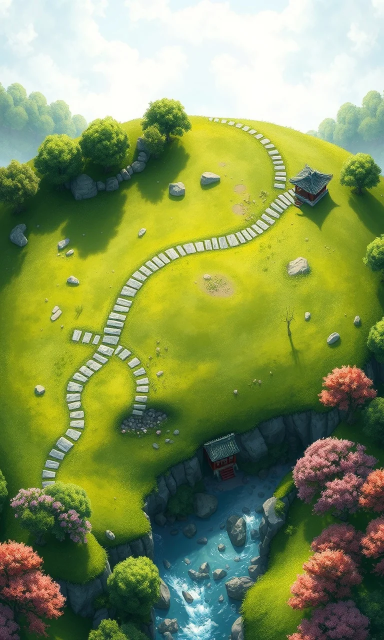
#> input picture art/scene/temple_bg.webp, 768 x 1280 px (shown at 1/2 size)
$ python -i gen_pollinations.py   (imports and definitions only)
#> lines starting #> are read from the running program, lines starting #| are printed output that depends on the picture; after the words box and inside, x2 and y2 are one past the last pixel; in counts of white or black regions, pixels touching at a corner belong together
#> further down, picture is the input picture: PIL image 768x1280 RGB; mean R, G, B 132.4, 147.8, 89.2
"""Растровий арт через Pollinations (flux). Токен лише з env POLLINATIONS_TOKEN.
  python -I gen_pollinations.py                 # усе, чого ще нема (за пріоритетом)
  python -I gen_pollinations.py hoshi -f        # ассети, чий шлях містить 'hoshi', перезаписати
  python -I gen_pollinations.py scene --seeds 3 # кілька seed -> файли *_s<seed>.ext для вибору
Спрайти: білий фон -> прозорість (flood-fill від країв + чистка ореолу) -> PNG.
Сцени: WebP.
"""
import io, os, sys, time, urllib.parse, urllib.request, urllib.error
from collections import deque
from PIL import Image, ImageFilter

ART = os.path.dirname(os.path.dirname(os.path.abspath(__file__)))
STYLE = "vibrant painterly anime gacha mobile game art, soft cel shading, bright saturated colors, clean outlines, high detail"
SPRITE = ", single object centered, full body, plain pure white background, no text, no watermark"
CHAR = ", single cute chibi character centered, full body, plain pure white background, no text, no watermark"
SCENE = ", no text, no watermark, no characters"

def P(desc, kind="sprite"):
    tail = {"sprite": SPRITE, "char": CHAR, "scene": SCENE}[kind]
    return f"{desc}, {STYLE}{tail}"

ASSETS = []  # (path, prompt, w, h, kind, seed)
def add(path, desc, w=512, h=512, kind="sprite", seed=7):
    ASSETS.append((path, P(desc, kind), w, h, kind, seed))

# 1. сцена храму
# [2 lines not run here, left out]
# 2. постройки
B = {
  "bridge": "small arched red wooden japanese bridge over a stream",
  "lanterns": "pair of japanese stone toro lanterns",
  "torii": "red japanese torii gate",
  "tree": "huge sacred tree with shimenawa rope and pink blossoms",
  "spring": "stone water basin spring with bamboo spout and lotus",
  "bell": "bronze temple bell hanging in a wooden frame with roof",
  "altar": "wooden offering altar with candles and fruit",
  "shrine": "small japanese shinto shrine building with curved roof",
}
# [3 lines not run here, left out]
# 3. бабуся Хоші
HOSHI = "kind old grandmother fox spirit kitsune, white silver fur, four fluffy tails with orange tips, red and white shrine maiden clothes, round glasses, holding a glowing paper lantern, warm smile, facing right"
# [2 lines not run here, left out]
# 4. улюбленці, їжа
PETS = {
  "fox_gather": "orange baby fox with a small basket of berries", "fox_sleepy": "sleepy blue-grey baby fox wearing a nightcap",
  "fox_luck": "light green baby fox with a four-leaf clover on its ear", "fox_star": "purple baby fox with little stars in its tail",
  "fox_fire": "red-orange baby fox whose tail tip is a living flame", "fox_nine": "glowing white baby fox with nine small tails, legendary golden aura",
  "koi_red": "cute red and white koi fish", "koi_white": "cute white koi fish with blue shimmer", "koi_gold": "cute golden koi fish with coin scales",
  "koi_sage": "cute old koi fish with long whiskers wearing glasses", "koi_moon": "cute dark blue koi fish with a crescent moon mark, glowing",
  "koi_dragon": "cute jade green koi fish with a dragon head and small horns",
}
# [1 line not run here, left out]
FOOD = {"rice": "bowl of white rice with chopsticks", "senbei": "japanese rice cracker senbei with nori", "onigiri": "triangular white onigiri rice ball wrapped with a black nori seaweed strip at the bottom, cute",
        "tempura": "shrimp tempura", "naruto": "narutomaki fish cake slice with pink spiral", "inari": "inari sushi"}
# [1 line not run here, left out]
# 5. фони поля, заставка, логотип
BG = {"kitsune": "evening japanese fox shrine courtyard, purple sky, lanterns", "sakura": "pastel pink cherry blossom garden",
      "ocean": "underwater sunlit coral reef, turquoise", "forest": "night enchanted forest with fireflies"}
# [3 lines not run here, left out]
# 6. предмети kitsune
ITEMS = ["green maple leaf with a dewdrop", "pink sakura blossom branch", "three colorful dango balls on a wooden skewer: pink, white and green, bright saturated", "glowing red paper lantern",
         "small golden shrine bell", "single simple red torii gate, solid shapes, no text, no signs", "cute white fox spirit sitting", "full moon with fox silhouette",
         "magic fox jewel with blue flame inside", "golden crown with nine fox tails"]
# [1 line not run here, left out]

# [14 lines left out: function fetch, not called in this run]

def cut_white(im, tol=30):
#> called with tol = 30
    im = im.convert("RGBA"); w, h = im.size; px = im.load()
#> after `w, h = im.size`: w = 768; h = 1280
    near = lambda c: min(c[:3]) > 255 - tol
    seen = bytearray(w * h); q = deque()
    for x in range(w): q.extend(((x, 0), (x, h - 1)))
    for y in range(h): q.extend(((0, y), (w - 1, y)))
    while q:
        x, y = q.popleft(); i = y * w + x
        if seen[i]: continue
        seen[i] = 1
        if not near(px[x, y]): continue
        px[x, y] = (255, 255, 255, 0)
        if x > 0: q.append((x - 1, y))
        if x < w - 1: q.append((x + 1, y))
        if y > 0: q.append((x, y - 1))
        if y < h - 1: q.append((x, y + 1))
    # чистка ореолу: світлі пікселі на межі з прозорим -> напівпрозорі
    a = im.split()[3]; edge = a.filter(ImageFilter.MinFilter(3))
#> after `a = im.split()[3]`:
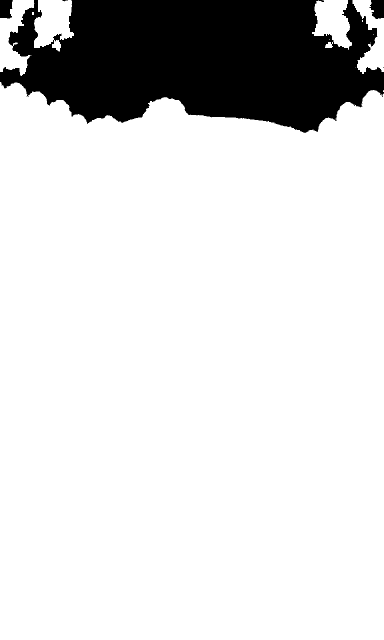
#> a: PIL image 768x1280 L (shown at 1/2 size); 84.8% white; 5 black regions (2 under 20 px), largest, box (x1, y1, x2, y2) and area: (0, 0, 768, 266) 147470, (739, 0, 768, 38) 892, (0, 0, 26, 37) 825
#> after `edge = a.filter(ImageFilter.MinFilter(3))`:
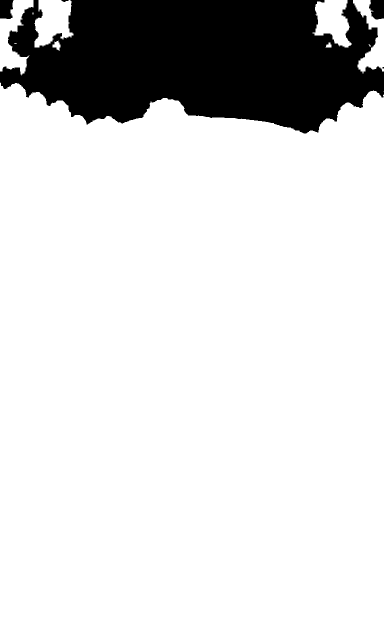
#> edge: PIL image 768x1280 L (shown at 1/2 size); 84.5% white; 5 black regions (1 under 20 px), largest, box (x1, y1, x2, y2) and area: (0, 0, 768, 267) 150599, (738, 0, 768, 39) 985, (0, 0, 27, 38) 900, (123, 0, 137, 4) 38
    ep = edge.load()
    for y in range(h):
        for x in range(w):
            r, g, b, al = px[x, y]
            if al and ep[x, y] == 0 and min(r, g, b) > 200: px[x, y] = (r, g, b, 90)
    bb = im.getbbox()
#> bb = (0, 0, 768, 1280)
    if bb: im = im.crop(bb)
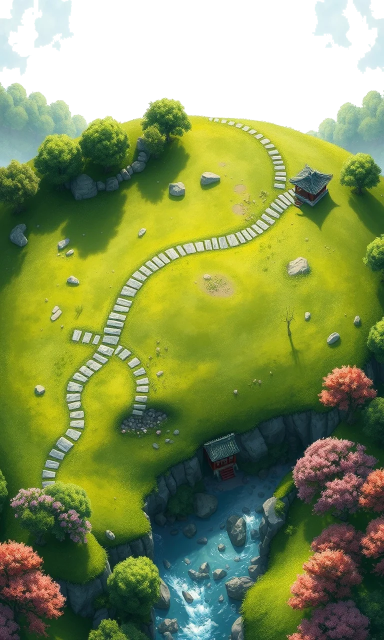
#> im: PIL image 768x1280 RGBA (shown at 1/2 size); mean R, G, B, A 134, 148.4, 90.1, 215.8; transparent parts drawn white
    return im

# [24 lines left out: functions save, main, not called in this run]

# [2 lines not run here, left out]

>>> from PIL import Image
>>> picture = Image.open('../scene/temple_bg.webp')
>>> result = cut_white(picture)
